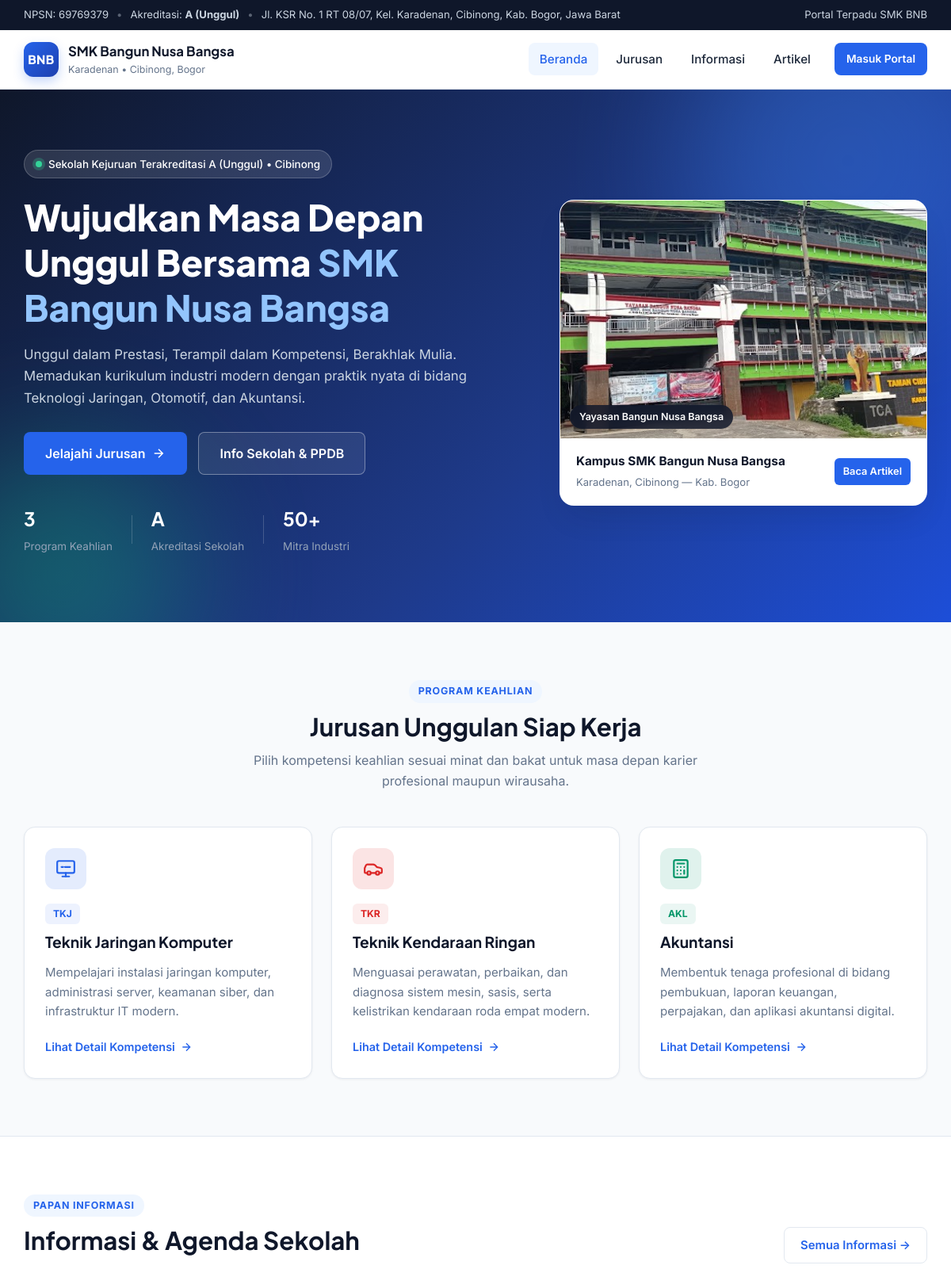
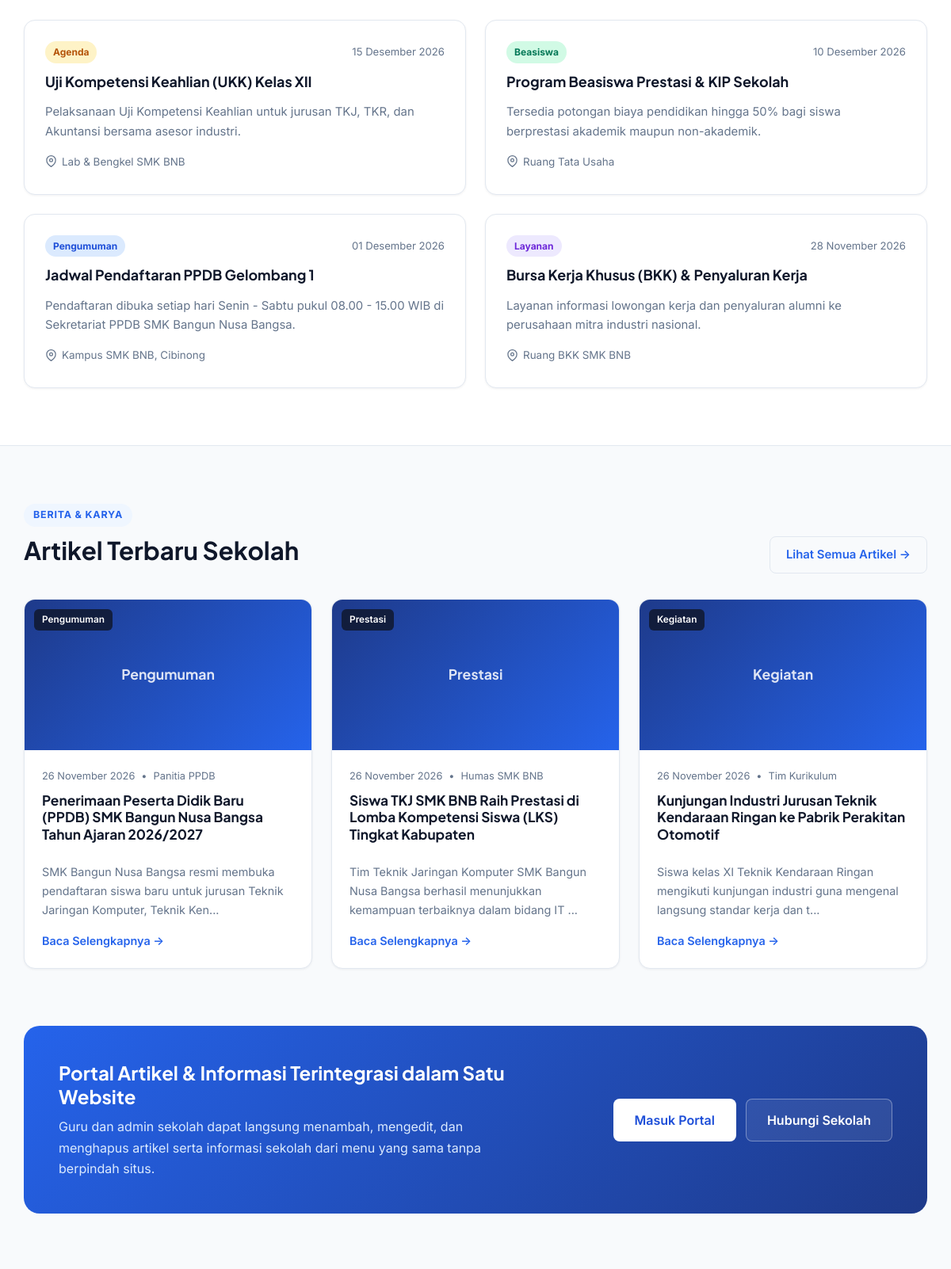
The page / (upper part) on the database its author committed (2 pictures, top to bottom).
### tables this page shows
CREATE TABLE IF NOT EXISTS `jurusan` (
    `id` INT AUTO_INCREMENT PRIMARY KEY,
    `kode` VARCHAR(20) NOT NULL UNIQUE,
    `nama` VARCHAR(120) NOT NULL,
    `singkatan` VARCHAR(20) NOT NULL,
    `deskripsi_singkat` TEXT NOT NULL,
    `deskripsi_lengkap` TEXT NOT NULL,
    `kompetensi` TEXT NOT NULL,
    `prospek_karir` TEXT NOT NULL,
    `fasilitas` TEXT NOT NULL,
    `ikon` VARCHAR(50) DEFAULT 'cpu',
    `warna` VARCHAR(20) DEFAULT '#2563eb',
    `created_at` TIMESTAMP DEFAULT CURRENT_TIMESTAMP
);

CREATE TABLE IF NOT EXISTS `informasi` (
    `id` INT AUTO_INCREMENT PRIMARY KEY,
    `judul` VARCHAR(200) NOT NULL,
    `kategori` ENUM('Pengumuman', 'Agenda', 'Beasiswa', 'Layanan') DEFAULT 'Pengumuman',
    `isi` TEXT NOT NULL,
    `tanggal` DATE NOT NULL,
    `lokasi` VARCHAR(150) DEFAULT 'SMK Bangun Nusa Bangsa',
    `is_active` TINYINT(1) DEFAULT 1,
    `created_at` TIMESTAMP DEFAULT CURRENT_TIMESTAMP
);

CREATE TABLE IF NOT EXISTS `artikel` (
    `id` INT AUTO_INCREMENT PRIMARY KEY,
    `judul` VARCHAR(255) NOT NULL,
    `slug` VARCHAR(255) NOT NULL UNIQUE,
    `kategori` VARCHAR(60) NOT NULL DEFAULT 'Berita Sekolah',
    `ringkasan` TEXT NOT NULL,
    `konten` LONGTEXT NOT NULL,
    `gambar` VARCHAR(255) DEFAULT NULL,
    `penulis` VARCHAR(100) NOT NULL DEFAULT 'Admin SMK BNB',
    `status` ENUM('published', 'draft') DEFAULT 'published',
    `views` INT DEFAULT 0,
    `created_at` TIMESTAMP DEFAULT CURRENT_TIMESTAMP,
    `updated_at` TIMESTAMP DEFAULT CURRENT_TIMESTAMP ON UPDATE CURRENT_TIMESTAMP
);

### index.php (the view, shortened to what this page needs)
<?php
require_once __DIR__ . '/includes/functions.php';
$pdo = getDB();
$jurusanList = $pdo->query("SELECT * FROM jurusan ORDER BY id ASC")->fetchAll();
$infoList = $pdo->query("SELECT * FROM informasi WHERE is_active = 1 ORDER BY tanggal DESC, id DESC LIMIT 4")->fetchAll();
$artikelList = $pdo->query("SELECT * FROM artikel WHERE status = 'published' ORDER BY created_at DESC LIMIT 3")->fetchAll();
require_once __DIR__ . '/includes/header.php';
?>
<section class="hero">
    <div class="hero-bg-shapes">
        <div class="shape shape-2"></div>
    </div>
    <div class="container hero-inner">
        <div class="hero-content">
            <div class="hero-badge">
                <span class="pulse-dot"></span>
                Sekolah Kejuruan Terakreditasi <?= e(SITE_ACCREDITATION) ?> • Cibinong
            </div>
            <h1>Wujudkan Masa Depan Unggul Bersama <span><?= e(SITE_NAME) ?></span></h1>
            <p class="hero-subtitle">
                <?= e(SITE_TAGLINE) ?>. Memadukan kurikulum industri modern dengan praktik nyata di bidang Teknologi Jaringan, Otomotif, dan Akuntansi.
            </p>
            <div class="hero-actions">
                <a href="jurusan.php" class="btn btn-primary btn-lg">
                    Jelajahi Jurusan
                    <svg width="18" height="18" viewBox="0 0 24 24" fill="none" stroke="currentColor" stroke-width="2"><path d="M5 12h14M12 5l7 7-7 7"/></svg>
                </a>
                <a href="informasi.php" class="btn btn-outline-light btn-lg">Info Sekolah &amp; PPDB</a>
            </div>
            <div class="hero-stats">
                <div class="stat-item">
                    <strong>3</strong>
                    <span>Program Keahlian</span>
                </div>
                <div class="stat-item">
                    <strong>A</strong>
                    <span>Akreditasi Sekolah</span>
                </div>
                <div class="stat-item">
                    <strong>50+</strong>
                    <span>Mitra Industri</span>
                </div>
            </div>
        </div>
        <div class="hero-visual">
            <div class="hero-photo-card">
                <div class="hero-photo-wrap">
                    <img src="assets/img/gedung-smkbnb.jpg" alt="Gedung Kampus <?= e(SITE_NAME) ?>">
                    <span class="hero-photo-badge">Yayasan Bangun Nusa Bangsa</span>
                </div>
                <div class="hero-photo-caption">
                    <div>
                        <strong>Kampus <?= e(SITE_NAME) ?></strong>
                        <small>Karadenan, Cibinong — Kab. Bogor</small>
                    </div>
                    <a href="<?= isLoggedIn() ? 'kelola.php' : 'artikel.php' ?>" class="btn btn-primary btn-xs">
                        <?= isLoggedIn() ? 'Kelola Portal' : 'Baca Artikel' ?>
                    </a>
                </div>
            </div>
        </div>
    </div>
</section>
<section class="section" id="jurusan">
    <div class="container">
        <div class="section-header">
            <span class="section-tag">Program Keahlian</span>
            <h2>Jurusan Unggulan Siap Kerja</h2>
            <p>Pilih kompetensi keahlian sesuai minat dan bakat untuk masa depan karier profesional maupun wirausaha.</p>
        </div>
        <div class="grid-3">
            <?php foreach ($jurusanList as $j): ?>
                <article class="card jurusan-card">
                    <div class="jurusan-icon" style="--accent: <?= e($j['warna']) ?>;">
                        <?= getJurusanIcon($j['ikon']) ?>
                    </div>
                    <div class="jurusan-badge" style="color: <?= e($j['warna']) ?>; background: <?= e($j['warna']) ?>15;">
                        <?= e($j['singkatan']) ?>
                    </div>
                    <h3><?= e($j['nama']) ?></h3>
                    <p><?= e($j['deskripsi_singkat']) ?></p>
                    <a href="jurusan.php?kode=<?= urlencode($j['kode']) ?>" class="card-link">
                        Lihat Detail Kompetensi
                        <svg width="16" height="16" viewBox="0 0 24 24" fill="none" stroke="currentColor" stroke-width="2"><path d="M5 12h14M12 5l7 7-7 7"/></svg>
                    </a>
                </article>
            <?php endforeach; ?>
        </div>
    </div>
</section>
<section class="section section-alt">
    <div class="container">
        <div class="section-header-row">
            <div>
                <span class="section-tag">Papan Informasi</span>
                <h2>Informasi &amp; Agenda Sekolah</h2>
            </div>
            <a href="informasi.php" class="btn btn-outline">Semua Informasi &rarr;</a>
        </div>
        <div class="grid-2">
            <?php if (empty($infoList)): ?>
                <div class="empty-state">Belum ada informasi terbaru saat ini.</div>
            <?php else: ?>
                <?php foreach ($infoList as $info): ?>
                    <div class="card info-card">
                        <div class="info-meta">
                            <span class="info-category badge-<?= strtolower(e($info['kategori'])) ?>"><?= e($info['kategori']) ?></span>
                            <span class="info-date"><?= formatTanggal($info['tanggal']) ?></span>
                        </div>
                        <h3><?= e($info['judul']) ?></h3>
                        <p><?= e($info['isi']) ?></p>
                        <div class="info-location">
                            <svg width="15" height="15" viewBox="0 0 24 24" fill="none" stroke="currentColor" stroke-width="2"><path d="M21 10c0 7-9 13-9 13s-9-6-9-13a9 9 0 0 1 18 0z"/><circle cx="12" cy="10" r="3"/></svg>
                            <?= e($info['lokasi']) ?>
                        </div>
                    </div>
                <?php endforeach; ?>
            <?php endif; ?>
        </div>
    </div>
</section>
<section class="section">
    <div class="container">
        <div class="section-header-row">
            <div>
                <span class="section-tag">Berita &amp; Karya</span>
                <h2>Artikel Terbaru Sekolah</h2>
            </div>
            <div style="display:flex;gap:10px;flex-wrap:wrap;">
                <a href="artikel.php" class="btn btn-outline">Lihat Semua Artikel &rarr;</a>
            </div>
        </div>
        <div class="grid-3">
            <?php if (empty($artikelList)): ?>
                <div class="empty-state">Belum ada artikel yang dipublikasikan.</div>
            <?php else: ?>
                <?php foreach ($artikelList as $art): ?>
                    <article class="card article-card">
                        <div class="article-thumb">
                            <?php if (!empty($art['gambar']) && file_exists(__DIR__ . '/uploads/artikel/' . $art['gambar'])): ?>
                                <img src="uploads/artikel/<?= e($art['gambar']) ?>" alt="<?= e($art['judul']) ?>">
                            <?php else: ?>
                                <div class="article-thumb-placeholder">
                                    <span><?= e($art['kategori']) ?></span>
                                </div>
                            <?php endif; ?>
                            <span class="article-cat"><?= e($art['kategori']) ?></span>
                        </div>
                        <div class="article-body">
                            <div class="article-meta">
                                <span><?= formatTanggal($art['created_at']) ?></span>
                                <span>•</span>
                                <span><?= e($art['penulis']) ?></span>
                            </div>
                            <h3>
                                <a href="artikel-detail.php?slug=<?= urlencode($art['slug']) ?>">
                                    <?= e($art['judul']) ?>
                                </a>
                            </h3>
                            <p><?= e(excerpt($art['ringkasan'], 110)) ?></p>
                            <a href="artikel-detail.php?slug=<?= urlencode($art['slug']) ?>" class="card-link">
                                Baca Selengkapnya &rarr;
                            </a>
                        </div>
                    </article>
                <?php endforeach; ?>
            <?php endif; ?>
        </div>
    </div>
</section>
<section class="cta-section">
    <div class="container">
        <div class="cta-box">
            <div class="cta-text">
                <h2>Portal Artikel &amp; Informasi Terintegrasi dalam Satu Website</h2>
                <p>Guru dan admin sekolah dapat langsung menambah, mengedit, dan menghapus artikel serta informasi sekolah dari menu yang sama tanpa berpindah situs.</p>
            </div>
            <div class="cta-actions">
                <?php if (isLoggedIn()): ?>
                    <a href="kelola.php" class="btn btn-light btn-lg">Kelola Artikel &amp; Info</a>
                <?php else: ?>
                    <a href="login.php" class="btn btn-light btn-lg">Masuk Portal</a>
                <?php endif; ?>
                <a href="informasi.php#kontak" class="btn btn-outline-light btn-lg">Hubungi Sekolah</a>
            </div>
        </div>
    </div>
</section>
<?php require_once __DIR__ . '/includes/footer.php'; ?>

### includes/functions.php (shortened to what this page needs)
<?php
function e(?string $str): string
{
    return htmlspecialchars($str ?? '', ENT_QUOTES, 'UTF-8');
}
function formatTanggal(string $date): string
{
    $bulan = [
        1 => 'Januari', 'Februari', 'Maret', 'April', 'Mei', 'Juni',
        'Juli', 'Agustus', 'September', 'Oktober', 'November', 'Desember'
    ];
    $ts = strtotime($date);
    $tgl = date('d', $ts);
    $bln = $bulan[(int) date('n', $ts)] ?? '';
    $thn = date('Y', $ts);
    return "$tgl $bln $thn";
}
function excerpt(string $text, int $limit = 130): string
{
    $clean = trim(strip_tags($text));
    return mb_substr($clean, 0, $limit) . '...';
}
function isLoggedIn(): bool
{
    return !empty($_SESSION['user_id']);
}
function getJurusanIcon(string $type): string
{
    switch ($type) {
        case 'network':
            return '<svg viewBox="0 0 24 24" fill="none" stroke="currentColor" stroke-width="2" stroke-linecap="round" stroke-linejoin="round"><rect x="2" y="3" width="20" height="14" rx="2"/><line x1="8" y1="21" x2="16" y2="21"/><line x1="12" y1="17" x2="12" y2="21"/><path d="M7 10h2m2 0h6"/></svg>';
        case 'car':
            return '<svg viewBox="0 0 24 24" fill="none" stroke="currentColor" stroke-width="2" stroke-linecap="round" stroke-linejoin="round"><path d="M19 17h2c.6 0 1-.4 1-1v-3c0-.9-.7-1.7-1.5-1.9C18.7 10.6 16 10 16 10s-1.3-1.4-2.2-2.3c-.5-.4-1.1-.7-1.8-.7H5c-.6 0-1.1.4-1.4.9l-1.4 2.9A3.7 3.7 0 0 0 2 12v4c0 .6.4 1 1 1h2"/><circle cx="7" cy="17" r="2"/><path d="M9 17h6"/><circle cx="17" cy="17" r="2"/></svg>';
        case 'calculator':
        default:
            return '<svg viewBox="0 0 24 24" fill="none" stroke="currentColor" stroke-width="2" stroke-linecap="round" stroke-linejoin="round"><rect x="4" y="2" width="16" height="20" rx="2"/><line x1="8" y1="6" x2="16" y2="6"/><line x1="16" y1="14" x2="16" y2="18"/><path d="M16 10h.01M12 10h.01M8 10h.01M12 14h.01M8 14h.01M12 18h.01M8 18h.01"/></svg>';
    }
}

### rows shown on the page
jurusan: ikon "network" (drawn), singkatan "TKJ", nama "Teknik Jaringan Komputer", deskripsi_singkat "Mempelajari instalasi jaringan komputer, administrasi server, keamanan siber, dan infrastruktur IT modern."
jurusan: ikon "car" (drawn), singkatan "TKR", nama "Teknik Kendaraan Ringan", deskripsi_singkat "Menguasai perawatan, perbaikan, dan diagnosa sistem mesin, sasis, serta kelistrikan kendaraan roda empat modern."
jurusan: ikon "calculator" (drawn), singkatan "AKL", nama "Akuntansi", deskripsi_singkat "Membentuk tenaga profesional di bidang pembukuan, laporan keuangan, perpajakan, dan aplikasi akuntansi digital."
informasi: kategori "Agenda", tanggal "15 Desember 2026", judul "Uji Kompetensi Keahlian (UKK) Kelas XII", isi "Pelaksanaan Uji Kompetensi Keahlian untuk jurusan TKJ, TKR, dan Akuntansi bersama asesor industri.", lokasi "Lab & Bengkel SMK BNB"
informasi: kategori "Beasiswa", tanggal "10 Desember 2026", judul "Program Beasiswa Prestasi & KIP Sekolah", isi "Tersedia potongan biaya pendidikan hingga 50% bagi siswa berprestasi akademik maupun non-akademik.", lokasi "Ruang Tata Usaha"
informasi: kategori "Pengumuman", tanggal "01 Desember 2026", judul "Jadwal Pendaftaran PPDB Gelombang 1", isi "Pendaftaran dibuka setiap hari Senin - Sabtu pukul 08.00 - 15.00 WIB di Sekretariat PPDB SMK Bangun Nusa Bangsa.", lokasi "Kampus SMK BNB, Cibinong"
informasi: kategori "Layanan", tanggal "28 November 2026", judul "Bursa Kerja Khusus (BKK) & Penyaluran Kerja", isi "Layanan informasi lowongan kerja dan penyaluran alumni ke perusahaan mitra industri nasional.", lokasi "Ruang BKK SMK BNB"
artikel: kategori "Pengumuman", created_at "26 November 2026", penulis "Panitia PPDB", judul "Penerimaan Peserta Didik Baru (PPDB) SMK Bangun Nusa Bangsa Tahun Ajaran 2026/2027", ringkasan "SMK Bangun Nusa Bangsa resmi membuka pendaftaran siswa baru untuk jurusan Teknik Jaringan Komputer, Teknik Ken..."
artikel: kategori "Prestasi", created_at "26 November 2026", penulis "Humas SMK BNB", judul "Siswa TKJ SMK BNB Raih Prestasi di Lomba Kompetensi Siswa (LKS) Tingkat Kabupaten", ringkasan "Tim Teknik Jaringan Komputer SMK Bangun Nusa Bangsa berhasil menunjukkan kemampuan terbaiknya dalam bidang IT ..."
artikel: kategori "Kegiatan", created_at "26 November 2026", penulis "Tim Kurikulum", judul "Kunjungan Industri Jurusan Teknik Kendaraan Ringan ke Pabrik Perakitan Otomotif", ringkasan "Siswa kelas XI Teknik Kendaraan Ringan mengikuti kunjungan industri guna mengenal langsung standar kerja dan t..."

### other values the page prints
SITE_NPSN "69769379"
SITE_ACCREDITATION "A (Unggul)"
SITE_ADDRESS "Jl. KSR No. 1 RT 08/07, Kel. Karadenan, Cibinong, Kab. Bogor, Jawa Barat"
SITE_SHORT "SMK BNB"
SITE_NAME "SMK Bangun Nusa Bangsa"
SITE_TAGLINE "Unggul dalam Prestasi, Terampil dalam Kompetensi, Berakhlak Mulia"
